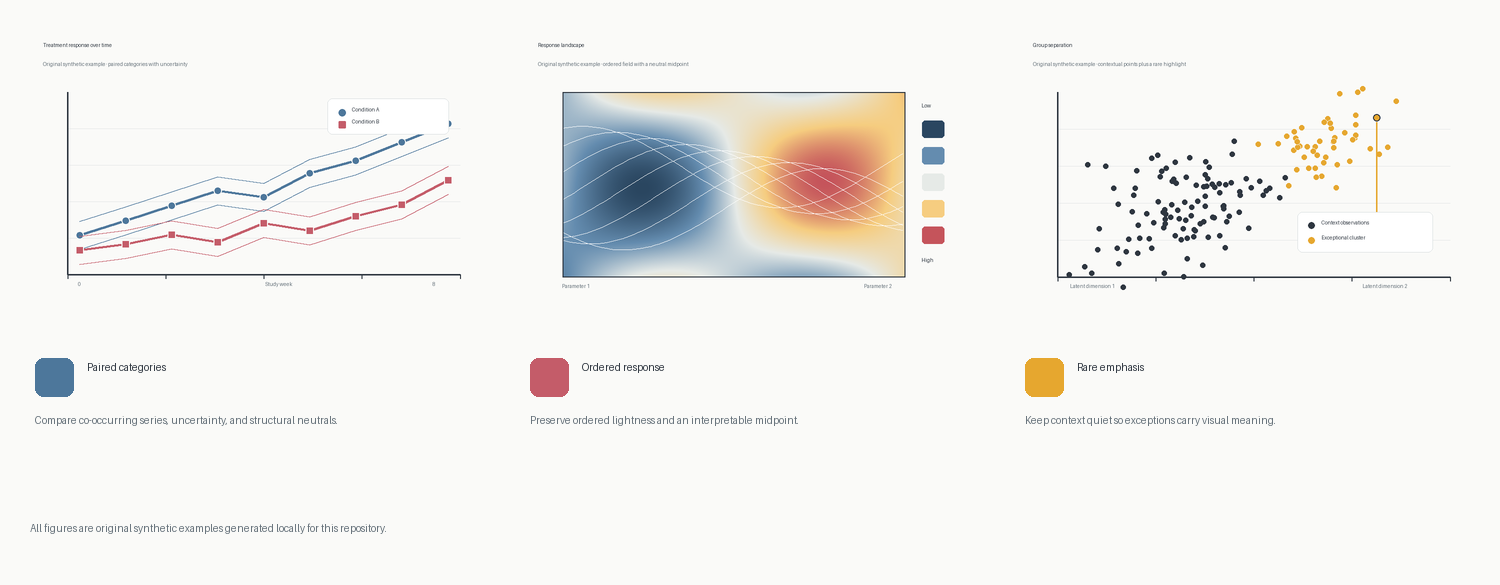
#> input picture examples/gallery-overview.png, 1500 x 585 px
$ python analyze_panels.py ../../../examples/gallery-overview.png
#> lines starting #> are read from the running program, lines starting #| are printed output that depends on the picture; after the words box and inside, x2 and y2 are one past the last pixel; in counts of white or black regions, pixels touching at a corner belong together
#> in analyse, image is the input picture: PIL image 1500x585 RGB; mean R, G, B 242.2, 241.4, 238.9
#!/usr/bin/env python3
"""Detect approximate figure panels and mine a colour grammar for each one.

The detector is intentionally conservative: it looks for near-white separator
bands in a raster figure, rather than claiming to understand a publication's
layout.  It is most useful for exported multi-panel figures with white gutters.
Review the annotated result before treating a rectangle as a semantic panel.
"""

from __future__ import annotations

import argparse
import json
from pathlib import Path

import numpy as np
from PIL import Image, ImageDraw, ImageFont


Rect = tuple[int, int, int, int]
ALGORITHM_VERSION = "0.2.0"


def parse_args() -> argparse.Namespace:
    parser = argparse.ArgumentParser(description=__doc__)
    parser.add_argument("image", type=Path)
    parser.add_argument("--output-dir", type=Path, default=Path("panel-output"))
    parser.add_argument("--colors", type=int, default=6)
    parser.add_argument("--max-pixels", type=int, default=60_000,
                        help="Maximum sampled pixels per detected panel.")
    parser.add_argument("--max-detection-pixels", type=int, default=1_200_000,
                        help="Downsample very large figures before panel detection.")
    parser.add_argument("--seed", type=int, default=17)
    parser.add_argument("--white-threshold", type=int, default=245,
                        help="RGB values at or above this neutral threshold are background.")
    parser.add_argument("--blank-fraction", type=float, default=0.02,
                        help="Maximum foreground fraction permitted in a separator band.")
    parser.add_argument("--min-panel-size", type=int, default=80,
                        help="Minimum panel side length in input-image pixels.")
    parser.add_argument("--max-panels", type=int, default=16)
    parser.add_argument("--padding", type=int, default=8,
                        help="Pixels retained around detected foreground in each panel.")
    return parser.parse_args()


def _resized_for_detection(image: Image.Image, max_pixels: int) -> Image.Image:
#> called with max_pixels = 1200000
    if max_pixels < 1:
        raise ValueError("max_detection_pixels must be at least 1")
    scale = min(1.0, (max_pixels / max(1, image.width * image.height)) ** 0.5)
    if scale >= 1:
        return image
    return image.resize(
        (max(1, round(image.width * scale)), max(1, round(image.height * scale))),
        Image.Resampling.BILINEAR,
    )


def foreground_mask(rgb: np.ndarray, white_threshold: int) -> np.ndarray:
    """Return pixels that are not an approximately neutral white background."""
#> called with white_threshold = 245
    if not 0 <= white_threshold <= 255:
        raise ValueError("white_threshold must be between 0 and 255")
    if rgb.ndim != 3 or rgb.shape[2] != 3:
        raise ValueError("rgb must have shape (height, width, 3)")
    return rgb.min(axis=2) < white_threshold
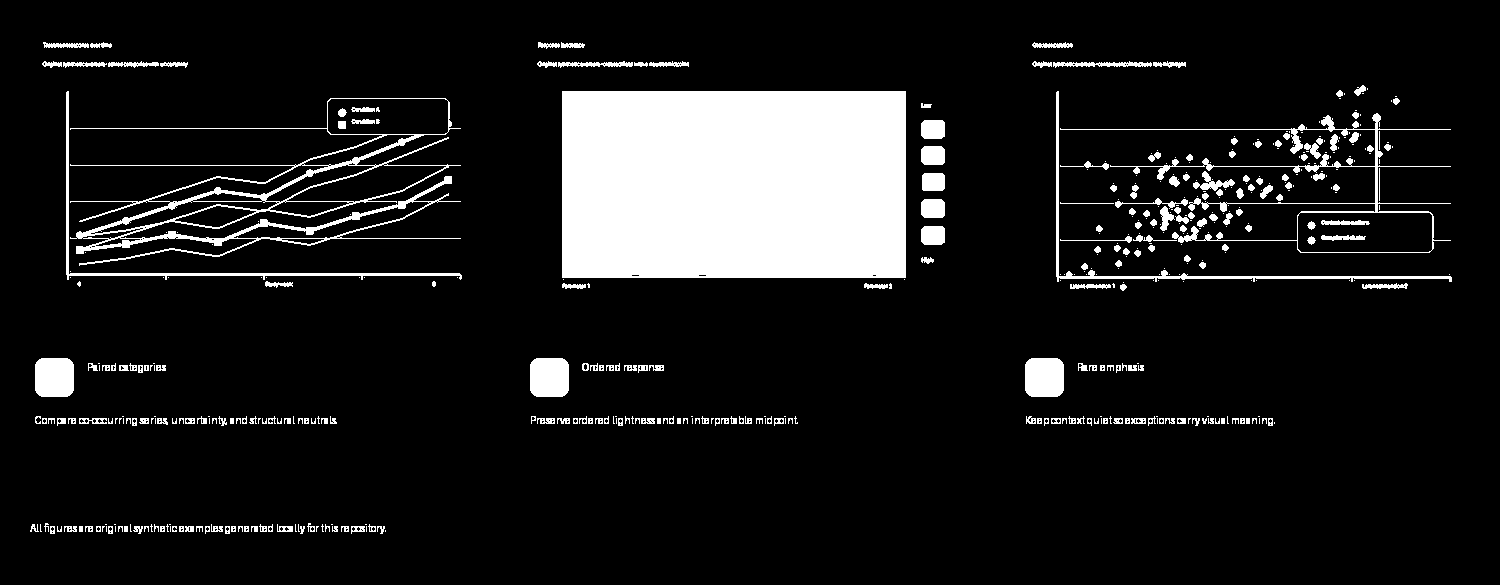
#> returned value: shape (585, 1500) bool; 11.2% white; 488 white regions (253 under 20 px), largest, box (x1, y1, x2, y2) and area: (562, 91, 906, 278) 64311, (70, 98, 461, 266) 7538, (1060, 113, 1451, 253) 3231


def _content_bounds(mask: np.ndarray, rect: Rect, padding: int = 0) -> Rect:
    x0, y0, x1, y1 = rect
    local = mask[y0:y1, x0:x1]
    rows = np.flatnonzero(local.any(axis=1))
    columns = np.flatnonzero(local.any(axis=0))
    if not len(rows) or not len(columns):
        return rect
    return (
        max(x0, x0 + int(columns[0]) - padding),
        max(y0, y0 + int(rows[0]) - padding),
        min(x1, x0 + int(columns[-1]) + 1 + padding),
        min(y1, y0 + int(rows[-1]) + 1 + padding),
    )


def _runs(values: np.ndarray) -> list[tuple[int, int]]:
    """Return half-open runs of true values."""
    runs: list[tuple[int, int]] = []
    start: int | None = None
    for index, value in enumerate(values):
        if value and start is None:
            start = index
        elif not value and start is not None:
            runs.append((start, index))
            start = None
    if start is not None:
        runs.append((start, len(values)))
    return runs


def _separator_candidates(
    density: np.ndarray,
    start: int,
    stop: int,
    min_side: int,
    min_gutter: int,
    blank_fraction: float,
) -> list[tuple[float, int]]:
    candidates: list[tuple[float, int]] = []
    for run_start, run_stop in _runs(density <= blank_fraction):
        run_length = run_stop - run_start
        absolute_start = start + run_start
        absolute_stop = start + run_stop
        if run_length < min_gutter:
            continue
        if absolute_start - start < min_side or stop - absolute_stop < min_side:
            continue
        whiteness = 1.0 - float(density[run_start:run_stop].mean())
        candidates.append((run_length * whiteness, (absolute_start + absolute_stop) // 2))
    return candidates


def _has_material_content(mask: np.ndarray, rect: Rect) -> bool:
    x0, y0, x1, y1 = rect
    local = mask[y0:y1, x0:x1]
    return int(local.sum()) >= max(12, int(local.size * 0.002))


def _best_split(
    mask: np.ndarray,
    rect: Rect,
    min_side: int,
    min_gutter: int,
    blank_fraction: float,
) -> tuple[str, int] | None:
    x0, y0, x1, y1 = rect
    local = mask[y0:y1, x0:x1]
    candidates: list[tuple[float, str, int]] = []

    horizontal_density = local.mean(axis=1)
    for score, cut in _separator_candidates(
        horizontal_density, y0, y1, min_side, min_gutter, blank_fraction
    ):
        upper = (x0, y0, x1, cut)
        lower = (x0, cut, x1, y1)
        if _has_material_content(mask, upper) and _has_material_content(mask, lower):
            candidates.append((score, "horizontal", cut))

    vertical_density = local.mean(axis=0)
    for score, cut in _separator_candidates(
        vertical_density, x0, x1, min_side, min_gutter, blank_fraction
    ):
        left = (x0, y0, cut, y1)
        right = (cut, y0, x1, y1)
        if _has_material_content(mask, left) and _has_material_content(mask, right):
            candidates.append((score, "vertical", cut))

    if not candidates:
        return None
    # Stable sort means equal candidates resolve to the earlier geometry order.
    _, orientation, cut = max(candidates, key=lambda item: item[0])
    return orientation, cut


def _split_regions(
    mask: np.ndarray,
    rect: Rect,
    min_side: int,
    min_gutter: int,
    blank_fraction: float,
    max_panels: int,
) -> list[Rect]:
    regions = [rect]
    index = 0
    while index < len(regions) and len(regions) < max_panels:
        region = regions[index]
        split = _best_split(mask, region, min_side, min_gutter, blank_fraction)
        if split is None:
            index += 1
            continue
        orientation, cut = split
        x0, y0, x1, y1 = region
        if orientation == "horizontal":
            children = [(x0, y0, x1, cut), (x0, cut, x1, y1)]
        else:
            children = [(x0, y0, cut, y1), (cut, y0, x1, y1)]
        regions[index:index + 1] = children
    return regions


def _map_rect(rect: Rect, source_size: tuple[int, int], detection_size: tuple[int, int]) -> Rect:
    x0, y0, x1, y1 = rect
    source_width, source_height = source_size
    detection_width, detection_height = detection_size
    return (
        max(0, int(np.floor(x0 * source_width / detection_width))),
        max(0, int(np.floor(y0 * source_height / detection_height))),
        min(source_width, int(np.ceil(x1 * source_width / detection_width))),
        min(source_height, int(np.ceil(y1 * source_height / detection_height))),
    )


def detect_panels(
    image: Image.Image,
    *,
    white_threshold: int = 245,
    blank_fraction: float = 0.02,
    min_panel_size: int = 80,
    max_panels: int = 16,
    padding: int = 8,
    max_detection_pixels: int = 1_200_000,
) -> list[Rect]:
    """Return approximate panel rectangles as ``(left, top, right, bottom)``.

    Coordinates use the input image.  A figure with no detectable white gutter
    is represented by one content-bounded region rather than being over-split.
    """
    if not 0 < blank_fraction < 1:
        raise ValueError("blank_fraction must be between 0 and 1")
    if min_panel_size < 1 or max_panels < 1 or padding < 0:
        raise ValueError("min_panel_size and max_panels must be positive; padding cannot be negative")

    source = image.convert("RGB")
    detection = _resized_for_detection(source, max_detection_pixels)
    mask = foreground_mask(np.asarray(detection), white_threshold)
    detection_width, detection_height = detection.size
    root = (0, 0, detection_width, detection_height)
    if not mask.any():
        return [(0, 0, source.width, source.height)]

    root = _content_bounds(mask, root)
#> in _content_bounds, `rows = np.flatnonzero(local.any(axis=1))`: rows = 280 values from 42 to 533
#> in _content_bounds, `columns = np.flatnonzero(local.any(axis=0))`: columns = 1259 values from 30 to 1451
#> root = (30, 42, 1452, 534)
    scale = min(detection_width / source.width, detection_height / source.height)
    min_side = max(4, round(min_panel_size * scale))
    min_gutter = max(2, round(min_side * 0.10))
    padding_detection = max(0, round(padding * scale))
    regions = _split_regions(
        mask, root, min_side, min_gutter, blank_fraction, max_panels
    )
#> in _split_regions, `regions = [rect]`: regions = [(30, 42, 1452, 534)]
#> the loop in _split_regions, `while index < len(regions) and len(regions) < max_panels:` made 11 passes
#> (split, children) on passes 1, 2, 3, 6: (('vertical', 985), [(30, 42, 985, 534), (985, 42, 1452, 534)]), (('horizontal', 323), [(30, 42, 985, 323), (30, 323, 985, 534)]), (('vertical', 499), [(30, 42, 499, 323), (499, 42, 985, 323)]), (('vertical', 457), [(30, 323, 457, 534), (457, 323, 985, 534)])
#> pass 1, in _has_material_content (call 3), `local = mask[y0:y1, x0:x1]`:
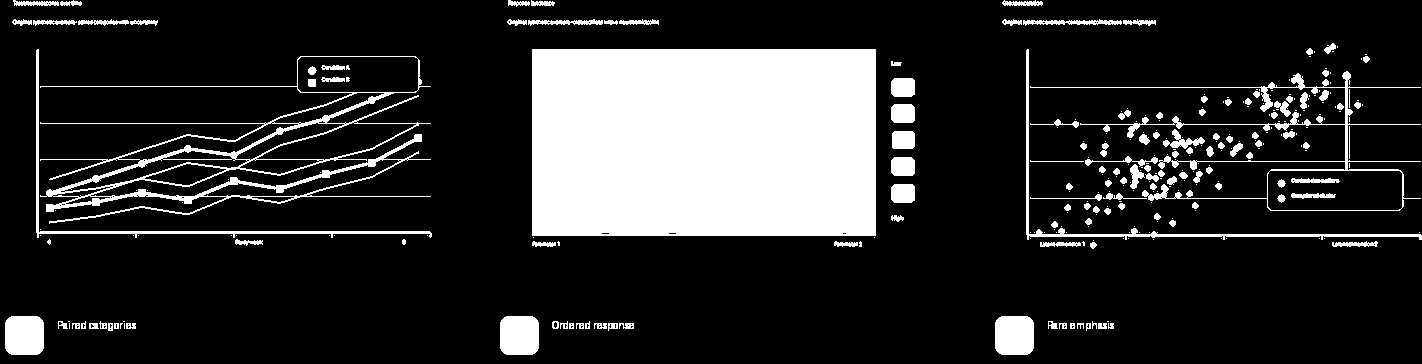
#> local: shape (364, 1422) bool; 18.2% white; 311 white regions (175 under 20 px), largest, box (x1, y1, x2, y2) and area: (532, 49, 876, 236) 64311, (40, 56, 431, 224) 7538, (1030, 71, 1421, 211) 3231
#> after the loop in _split_regions, `while index < len(regions) and len(regions) < max_panels:`: index = 6; regions = [(30, 42, 499, 323), (499, 42, 985, 323), (30, 323, 457, 534), (457, 323, 985, 534), (985, 42, 1452, 323), (985, 323, 1452, 534)]
    regions = [_content_bounds(mask, region, padding_detection) for region in regions]
#> call 3 of _content_bounds, with rect = (499, 42, 985, 323), padding = 8
#> in _content_bounds (call 3), `x0, y0, x1, y1 = rect`: x0 = 499; y0 = 42; x1 = 985; y1 = 323
#> in _content_bounds (call 3), `local = mask[y0:y1, x0:x1]`:
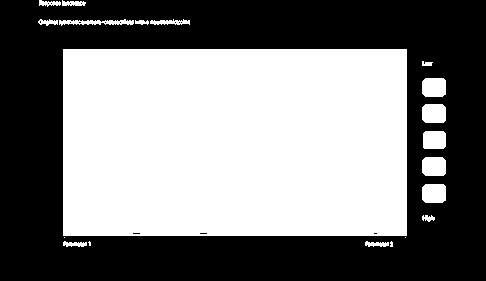
#> local: shape (281, 486) bool; 49.5% white; 20 white regions (4 under 20 px), largest, box (x1, y1, x2, y2) and area: (63, 49, 407, 236) 64311, (422, 78, 446, 97) 436, (422, 184, 446, 203) 436
#> in _content_bounds (call 3), `rows = np.flatnonzero(local.any(axis=1))`: rows = 208 values from 0 to 246
#> in _content_bounds (call 3), `columns = np.flatnonzero(local.any(axis=0))`: columns = 393 values from 38 to 445
#> call 4 of _content_bounds, with rect = (30, 323, 457, 534), padding = 8
#> in _content_bounds (call 4), `x0, y0, x1, y1 = rect`: x0 = 30; y0 = 323; x1 = 457; y1 = 534
#> in _content_bounds (call 4), `local = mask[y0:y1, x0:x1]`:
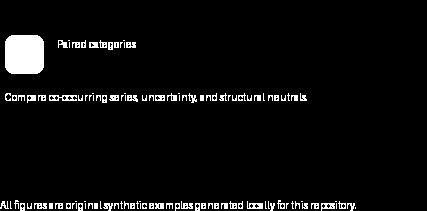
#> local: shape (211, 427) bool; 4.6% white; 112 white regions (50 under 20 px), largest, box (x1, y1, x2, y2) and area: (5, 35, 44, 74) 1453, (49, 95, 77, 101) 110, (247, 201, 263, 209) 76
#> in _content_bounds (call 4), `rows = np.flatnonzero(local.any(axis=1))`: rows = 60 values from 35 to 210
#> in _content_bounds (call 4), `columns = np.flatnonzero(local.any(axis=0))`: columns = 336 values from 0 to 355
#> in _content_bounds (call 5), `x0, y0, x1, y1 = rect`: x0 = 457; x1 = 985
#> in _content_bounds (call 5), `local = mask[y0:y1, x0:x1]`:
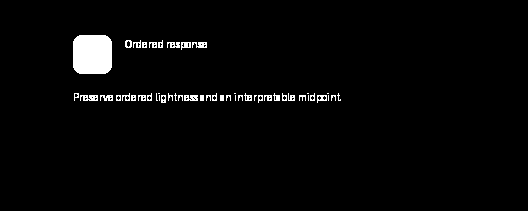
#> local: shape (211, 528) bool; 2.5% white; 49 white regions (17 under 20 px), largest, box (x1, y1, x2, y2) and area: (73, 35, 112, 74) 1453, (80, 95, 98, 101) 83, (184, 95, 198, 101) 69
#> in _content_bounds (call 5), `rows = np.flatnonzero(local.any(axis=1))`: rows = 49 values from 35 to 102
#> in _content_bounds (call 5), `columns = np.flatnonzero(local.any(axis=0))`: columns = 232 values from 73 to 340
#> in _content_bounds (call 6), `x0, y0, x1, y1 = rect`: x0 = 985; y0 = 42; x1 = 1452; y1 = 323
#> in _content_bounds (call 6), `local = mask[y0:y1, x0:x1]`:
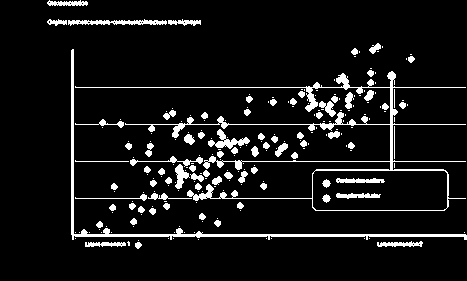
#> local: shape (281, 467) bool; 8.1% white; 226 white regions (147 under 20 px), largest, box (x1, y1, x2, y2) and area: (75, 71, 466, 211) 3231, (71, 49, 467, 240) 1873, (68, 19, 167, 26) 379
#> in _content_bounds (call 6), `rows = np.flatnonzero(local.any(axis=1))`: rows = 219 values from 0 to 248
#> in _content_bounds (call 6), `columns = np.flatnonzero(local.any(axis=0))`: columns = 420 values from 47 to 466
#> in _content_bounds (call 7), `x0, y0, x1, y1 = rect`: y0 = 323; y1 = 534
#> in _content_bounds (call 7), `local = mask[y0:y1, x0:x1]`:
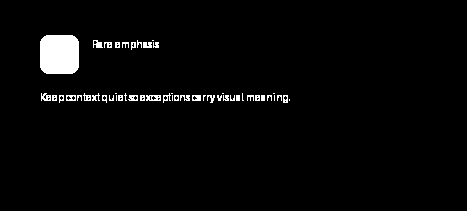
#> local: shape (211, 467) bool; 2.7% white; 49 white regions (17 under 20 px), largest, box (x1, y1, x2, y2) and area: (40, 35, 79, 74) 1453, (146, 95, 161, 101) 69, (41, 93, 51, 101) 54
#> in _content_bounds (call 7), `rows = np.flatnonzero(local.any(axis=1))`: rows = 49 values from 35 to 102
#> in _content_bounds (call 7), `columns = np.flatnonzero(local.any(axis=0))`: columns = 220 values from 40 to 289
#> (the rest of the program and of its run is left out)
